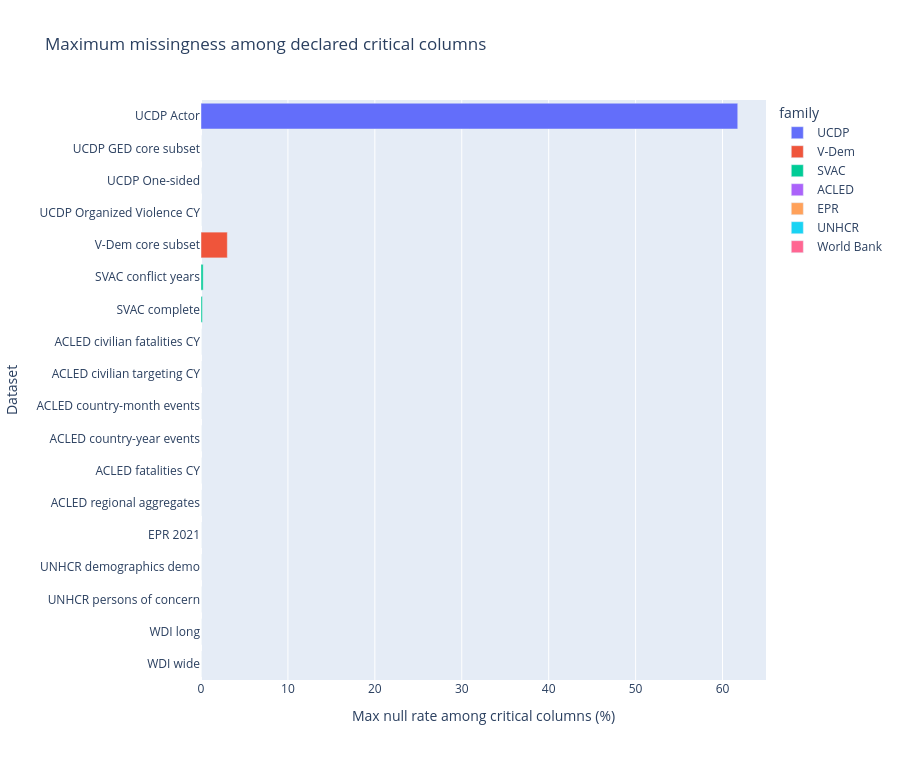

Source (notebook cell):
### Code cell
fig = px.bar(
    to_pandas(quality_summary.filter(pl.col("critical_null_max_pct").is_not_null())),
    x="critical_null_max_pct", y="dataset", color="family", orientation="h",
    title="Maximum missingness among declared critical columns",
    labels={"critical_null_max_pct":"Max null rate among critical columns (%)", "dataset":"Dataset"},
)
fig.update_layout(height=760)
fig.update_yaxes(autorange="reversed")
show_plot(fig, "chart_08")

### Figure 1 — Plotly figure (JSON) as saved in the notebook; plotly's stock layout.template omitted (floating-point values rounded to 4 significant figures)
{"data": [{"hovertemplate": "family=UCDP<br>Max null rate among critical columns (%)=%{x}<br>Dataset=%{y}<extra></extra>", "legendgroup": "UCDP", "marker": {"color": "#636efa", "pattern": {"shape": ""}}, "name": "UCDP", "orientation": "h", "showlegend": true, "textposition": "auto", "type": "bar", "x": [61.75, 0.0, 0.0, 0.0], "xaxis": "x", "y": ["UCDP Actor", "UCDP GED core subset", "UCDP One-sided", "UCDP Organized Violence CY"], "yaxis": "y"}, {"hovertemplate": "family=V-Dem<br>Max null rate among critical columns (%)=%{x}<br>Dataset=%{y}<extra></extra>", "legendgroup": "V-Dem", "marker": {"color": "#EF553B", "pattern": {"shape": ""}}, "name": "V-Dem", "orientation": "h", "showlegend": true, "textposition": "auto", "type": "bar", "x": [3.03], "xaxis": "x", "y": ["V-Dem core subset"], "yaxis": "y"}, {"hovertemplate": "family=SVAC<br>Max null rate among critical columns (%)=%{x}<br>Dataset=%{y}<extra></extra>", "legendgroup": "SVAC", "marker": {"color": "#00cc96", "pattern": {"shape": ""}}, "name": "SVAC", "orientation": "h", "showlegend": true, "textposition": "auto", "type": "bar", "x": [0.25, 0.16], "xaxis": "x", "y": ["SVAC conflict years", "SVAC complete"], "yaxis": "y"}, {"hovertemplate": "family=ACLED<br>Max null rate among critical columns (%)=%{x}<br>Dataset=%{y}<extra></extra>", "legendgroup": "ACLED", "marker": {"color": "#ab63fa", "pattern": {"shape": ""}}, "name": "ACLED", "orientation": "h", "showlegend": true, "textposition": "auto", "type": "bar", "x": [0.0, 0.0, 0.0, 0.0, 0.0, 0.0], "xaxis": "x", "y": ["ACLED civilian fatalities CY", "ACLED civilian targeting CY", "ACLED country-month events", "ACLED country-year events", "ACLED fatalities CY", "ACLED regional aggregates"], "yaxis": "y"}, {"hovertemplate": "family=EPR<br>Max null rate among critical columns (%)=%{x}<br>Dataset=%{y}<extra></extra>", "legendgroup": "EPR", "marker": {"color": "#FFA15A", "pattern": {"shape": ""}}, "name": "EPR", "orientation": "h", "showlegend": true, "textposition": "auto", "type": "bar", "x": [0.0], "xaxis": "x", "y": ["EPR 2021"], "yaxis": "y"}, {"hovertemplate": "family=UNHCR<br>Max null rate among critical columns (%)=%{x}<br>Dataset=%{y}<extra></extra>", "legendgroup": "UNHCR", "marker": {"color": "#19d3f3", "pattern": {"shape": ""}}, "name": "UNHCR", "orientation": "h", "showlegend": true, "textposition": "auto", "type": "bar", "x": [0.0, 0.0], "xaxis": "x", "y": ["UNHCR demographics demo", "UNHCR persons of concern"], "yaxis": "y"}, {"hovertemplate": "family=World Bank<br>Max null rate among critical columns (%)=%{x}<br>Dataset=%{y}<extra></extra>", "legendgroup": "World Bank", "marker": {"color": "#FF6692", "pattern": {"shape": ""}}, "name": "World Bank", "orientation": "h", "showlegend": true, "textposition": "auto", "type": "bar", "x": [0.0, 0.0], "xaxis": "x", "y": ["WDI long", "WDI wide"], "yaxis": "y"}], "layout": {"barmode": "relative", "height": 760, "legend": {"title": {"text": "family"}, "tracegroupgap": 0}, "title": {"text": "Maximum missingness among declared critical columns"}, "xaxis": {"anchor": "y", "domain": [0.0, 1.0], "title": {"text": "Max null rate among critical columns (%)"}}, "yaxis": {"anchor": "x", "autorange": "reversed", "domain": [0.0, 1.0], "title": {"text": "Dataset"}}}}
